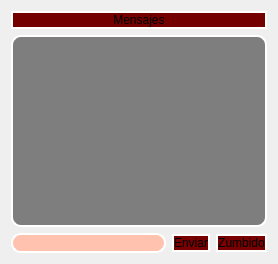
            <widget class="QWidget" name="page_4">
             <layout class="QVBoxLayout" name="verticalLayout_24">
              <item>
               <widget class="QLabel" name="label_24">
                <property name="styleSheet">
                 <string notr="true">background-color: rgb(117, 0, 0);
border-radius:10px;
border: 2px solid rgb(255, 255, 255);
</string>
                </property>
                <property name="text">
                 <string>Mensajes</string>
                </property>
                <property name="alignment">
                 <set>Qt::AlignCenter</set>
                </property>
               </widget>
              </item>
              <item>
               <widget class="QPlainTextEdit" name="mensajes_recibidos_6">
                <property name="cursor" stdset="0">
                 <cursorShape>ArrowCursor</cursorShape>
                </property>
                <property name="styleSheet">
                 <string notr="true">
border-radius:10px;
border: 2px solid rgb(255, 255, 255);
background-color: rgb(126, 126, 126);</string>
                </property>
                <property name="plainText">
                 <string/>
                </property>
               </widget>
              </item>
              <item>
               <layout class="QHBoxLayout" name="horizontalLayout_15">
                <item>
                 <widget class="QLineEdit" name="escribir_mensaje_6">
                  <property name="styleSheet">
                   <string notr="true">border-radius:10px;
border: 2px solid rgb(255, 255, 255);

background-color: rgb(255, 194, 175);</string>
                  </property>
                 </widget>
                </item>
                <item>
                 <widget class="QPushButton" name="enviar_mensajes_6">
                  <property name="styleSheet">
                   <string notr="true">background-color: rgb(120, 0, 0);
border-radius:10px;
border: 2px solid rgb(255, 255, 255);
</string>
                  </property>
                  <property name="text">
                   <string>Enviar</string>
                  </property>
                 </widget>
                </item>
                <item>
                 <widget class="QPushButton" name="zumbido_5">
                  <property name="styleSheet">
                   <string notr="true">background-color: rgb(120, 0, 0);
border-radius:10px;
border: 2px solid rgb(255, 255, 255);
</string>
                  </property>
                  <property name="text">
                   <string>Zumbido</string>
                  </property>
                 </widget>
                </item>
               </layout>
              </item>
             </layout>
            </widget>
